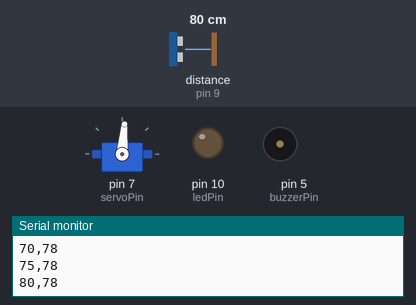
A sketch run on a simulated Arduino Uno, built with avr-gcc and run on an emulated ATmega328P. Parts: servo, output pins drawn as LEDs (lit = HIGH), buzzer (waves = sounding), the last lines printed to the serial monitor. Wiring (inferred from the names in the program): ultrasonic range finder: trigger pin 8; echo pin 9. Dashed ring = blinking. The test bench sets the inputs (shaded band); at power-on: distance to the obstacle (sensor on pin 9) 80 cm. The echo pulse lasts 58.3 µs per cm; pins used as bus, display or sensor lines are not drawn.

Above: at 1.2 s.
1.3 s: distance to the obstacle (sensor on pin 9) set to 9 cm
At 1.58 s:
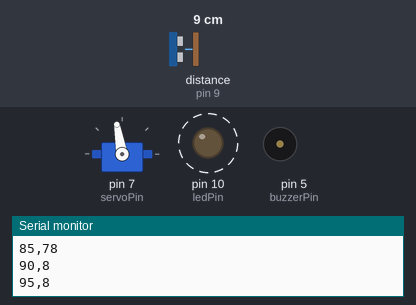
4.3 s: distance to the obstacle (sensor on pin 9) set to 35 cm
At 5.0 s:
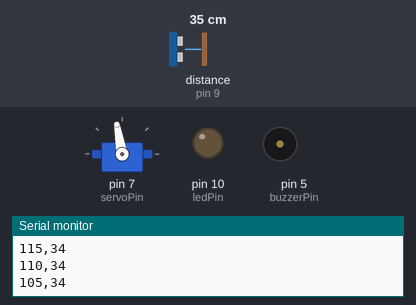
7.3 s: distance to the obstacle (sensor on pin 9) set to 28 cm
At 8.63 s:
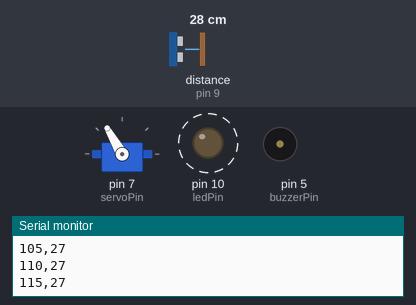
10.3 s: distance to the obstacle (sensor on pin 9) set to 250 cm
At 11.2 s:
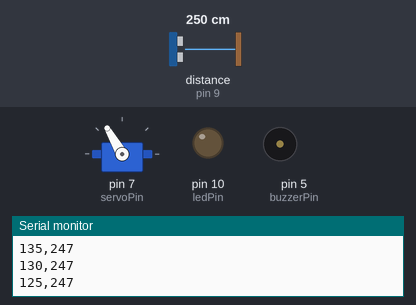
13.3 s: distance to the obstacle (sensor on pin 9) set to 27 cm
At 13.56 s:
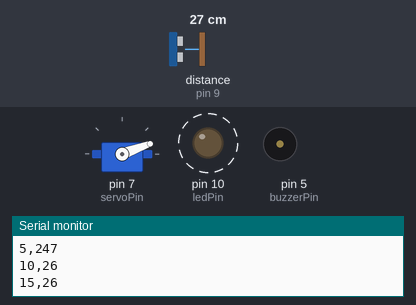
16.3 s: distance to the obstacle (sensor on pin 9) set to 18 cm
Timing chart, 0 to 66.8 s (numbered marks = the images above; inputs shaded):
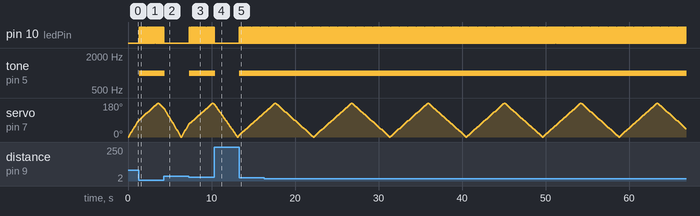

The sketch:

makeuoft_servo_v3.ino
```cpp
#include <Servo.h>

const int trigPin = 8;
const int echoPin = 9;
const int servoPin = 7;
const int buzzerPin = 5;
const int ledPin = 10;
Servo myServo;

// Distance thresholds
const int detectionThreshold = 4000;  // Max reliable range for HC-SR04
const int alertThreshold = 30;       // Alert if object is within 40 cm

void setup() {
    Serial.begin(9600);
    pinMode(trigPin, OUTPUT);
    pinMode(echoPin, INPUT);
    pinMode(buzzerPin, OUTPUT);
    pinMode(ledPin, OUTPUT);
    myServo.attach(servoPin);
}

void loop() {
    static int angle = 0;
    static int direction = 1; // 1 for increasing, -1 for decreasing

    // Move the servo
    myServo.write(angle);
    delay(50);  // Allow time for servo movement


    // Measure distance
    int distance = getDistance();

    // Print distance to Serial Monitor
    /*Serial.print("Measured Distance: ");
    Serial.print(distance);
    Serial.println(" cm");*/
    delay(15);
  //calculateDistance();
  Serial.print(angle);
  //Serial.println('\n');
  Serial.print(",");
  Serial.println(distance);

    // Log detection if within range
    /*if (distance > 0 && distance < detectionThreshold) {
        Serial.print("Object detected at ");
        Serial.print(angle);
        Serial.print("° - Distance: ");
        Serial.print(distance);
        Serial.println(" cm");
    }*/

    // Alert if object is too close
    if (distance > 0 && distance < alertThreshold) {
        //Serial.println("🚨 ALERT: Object too close! 🚨");

        for (int i = 0; i < 3; i++) {  // Flash LED 5 times
            digitalWrite(ledPin, HIGH);
            tone(buzzerPin, 1000);
            delay(20);
            digitalWrite(ledPin, LOW);
            noTone(buzzerPin);
            //delay(50);
        }
    }

    // Adjust servo angle for continuous movement
    angle += direction * 5;

    // Reverse direction at limits
    if (angle >= 180 || angle <= 0) {
        direction *= -1;
    }
}

int getDistance() {
    digitalWrite(trigPin, LOW);
    delayMicroseconds(2);
    digitalWrite(trigPin, HIGH);
    delayMicroseconds(10);
    digitalWrite(trigPin, LOW);

    long duration = pulseIn(echoPin, HIGH);
    int distance = duration * 0.034 / 2;  // Convert to cm

    // Ensure we return a valid distance within sensor limits
    return (distance > 0 && distance < 4000) ? distance : -1;
}
```

Measured:
- the behaviour switches between 31 and 30 cm on distance to the obstacle (sensor on pin 9) (found by bisection; images 2 and 3)
- after the input at 1.3 s, pin 10 (ledPin): alternates HIGH for 0.06 s and LOW for 0.07 s, starting at once; tone on pin 5 (buzzerPin): alternates 1000 Hz for 0.06 s and silent for 0.07 s, starting at once
- after the input at 4.3 s, pin 10 (ledPin): goes on until 4.3 s, then stays LOW; tone on pin 5 (buzzerPin): goes on until 4.3 s, then stays silent
- after the input at 7.3 s, pin 10 (ledPin): alternates HIGH for 0.06 s and LOW for 0.07 s, starting after 0.06 s; tone on pin 5 (buzzerPin): alternates 1000 Hz for 0.06 s and silent for 0.07 s, starting after 0.06 s
- after the input at 10.3 s, pin 10 (ledPin): goes on until 10.4 s, then stays LOW; tone on pin 5 (buzzerPin): goes on until 10.4 s, then stays silent
- after the input at 13.3 s, pin 10 (ledPin): alternates HIGH for 0.06 s and LOW for 0.07 s, starting at once; tone on pin 5 (buzzerPin): alternates 1000 Hz for 0.06 s and silent for 0.07 s, starting at once
